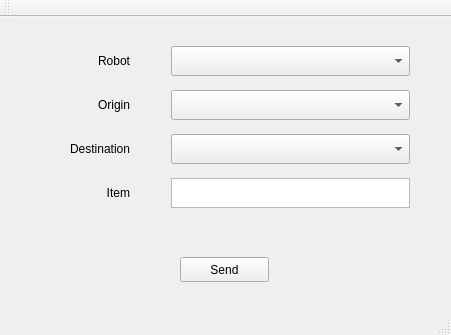
<?xml version="1.0" encoding="UTF-8"?>
<ui version="4.0">
 <class>TurtleButlerWidget</class>
 <widget class="QMainWindow" name="TurtleButlerWidget">
  <property name="geometry">
   <rect>
    <x>0</x>
    <y>0</y>
    <width>451</width>
    <height>335</height>
   </rect>
  </property>
  <property name="windowTitle">
   <string>MainWindow</string>
  </property>
  <widget class="QWidget" name="centralWidget">
   <widget class="QPushButton" name="pushButton">
    <property name="geometry">
     <rect>
      <x>180</x>
      <y>240</y>
      <width>89</width>
      <height>25</height>
     </rect>
    </property>
    <property name="text">
     <string>Send</string>
    </property>
   </widget>
   <widget class="QWidget" name="verticalLayoutWidget">
    <property name="geometry">
     <rect>
      <x>160</x>
      <y>10</y>
      <width>261</width>
      <height>201</height>
     </rect>
    </property>
    <layout class="QVBoxLayout" name="verticalLayout">
     <item>
      <widget class="QComboBox" name="robot_comboBox">
       <property name="maximumSize">
        <size>
         <width>16777215</width>
         <height>30</height>
        </size>
       </property>
      </widget>
     </item>
     <item>
      <widget class="QComboBox" name="origin_comboBox">
       <property name="maximumSize">
        <size>
         <width>16777215</width>
         <height>30</height>
        </size>
       </property>
      </widget>
     </item>
     <item>
      <widget class="QComboBox" name="destination_comboBox">
       <property name="maximumSize">
        <size>
         <width>16777215</width>
         <height>30</height>
        </size>
       </property>
      </widget>
     </item>
     <item>
      <widget class="QPlainTextEdit" name="item_textEdit">
       <property name="maximumSize">
        <size>
         <width>16777215</width>
         <height>30</height>
        </size>
       </property>
      </widget>
     </item>
    </layout>
   </widget>
   <widget class="QWidget" name="verticalLayoutWidget_2">
    <property name="geometry">
     <rect>
      <x>20</x>
      <y>10</y>
      <width>121</width>
      <height>201</height>
     </rect>
    </property>
    <layout class="QVBoxLayout" name="verticalLayout_5">
     <item>
      <widget class="QLabel" name="robot_label">
       <property name="maximumSize">
        <size>
         <width>16777215</width>
         <height>30</height>
        </size>
       </property>
       <property name="text">
        <string>Robot</string>
       </property>
       <property name="alignment">
        <set>Qt::AlignRight|Qt::AlignTrailing|Qt::AlignVCenter</set>
       </property>
      </widget>
     </item>
     <item>
      <widget class="QLabel" name="origin_label">
       <property name="maximumSize">
        <size>
         <width>16777215</width>
         <height>30</height>
        </size>
       </property>
       <property name="text">
        <string>Origin</string>
       </property>
       <property name="alignment">
        <set>Qt::AlignRight|Qt::AlignTrailing|Qt::AlignVCenter</set>
       </property>
      </widget>
     </item>
     <item>
      <widget class="QLabel" name="destination_label">
       <property name="maximumSize">
        <size>
         <width>16777215</width>
         <height>30</height>
        </size>
       </property>
       <property name="text">
        <string>Destination</string>
       </property>
       <property name="alignment">
        <set>Qt::AlignRight|Qt::AlignTrailing|Qt::AlignVCenter</set>
       </property>
      </widget>
     </item>
     <item>
      <widget class="QLabel" name="item_label">
       <property name="maximumSize">
        <size>
         <width>16777215</width>
         <height>30</height>
        </size>
       </property>
       <property name="text">
        <string>Item</string>
       </property>
       <property name="alignment">
        <set>Qt::AlignRight|Qt::AlignTrailing|Qt::AlignVCenter</set>
       </property>
      </widget>
     </item>
    </layout>
   </widget>
  </widget>
  <widget class="QMenuBar" name="menuBar">
   <property name="geometry">
    <rect>
     <x>0</x>
     <y>0</y>
     <width>451</width>
     <height>22</height>
    </rect>
   </property>
  </widget>
  <widget class="QToolBar" name="mainToolBar">
   <attribute name="toolBarArea">
    <enum>TopToolBarArea</enum>
   </attribute>
   <attribute name="toolBarBreak">
    <bool>false</bool>
   </attribute>
  </widget>
  <widget class="QStatusBar" name="statusBar"/>
 </widget>
 <layoutdefault spacing="6" margin="11"/>
 <resources/>
 <connections/>
</ui>
